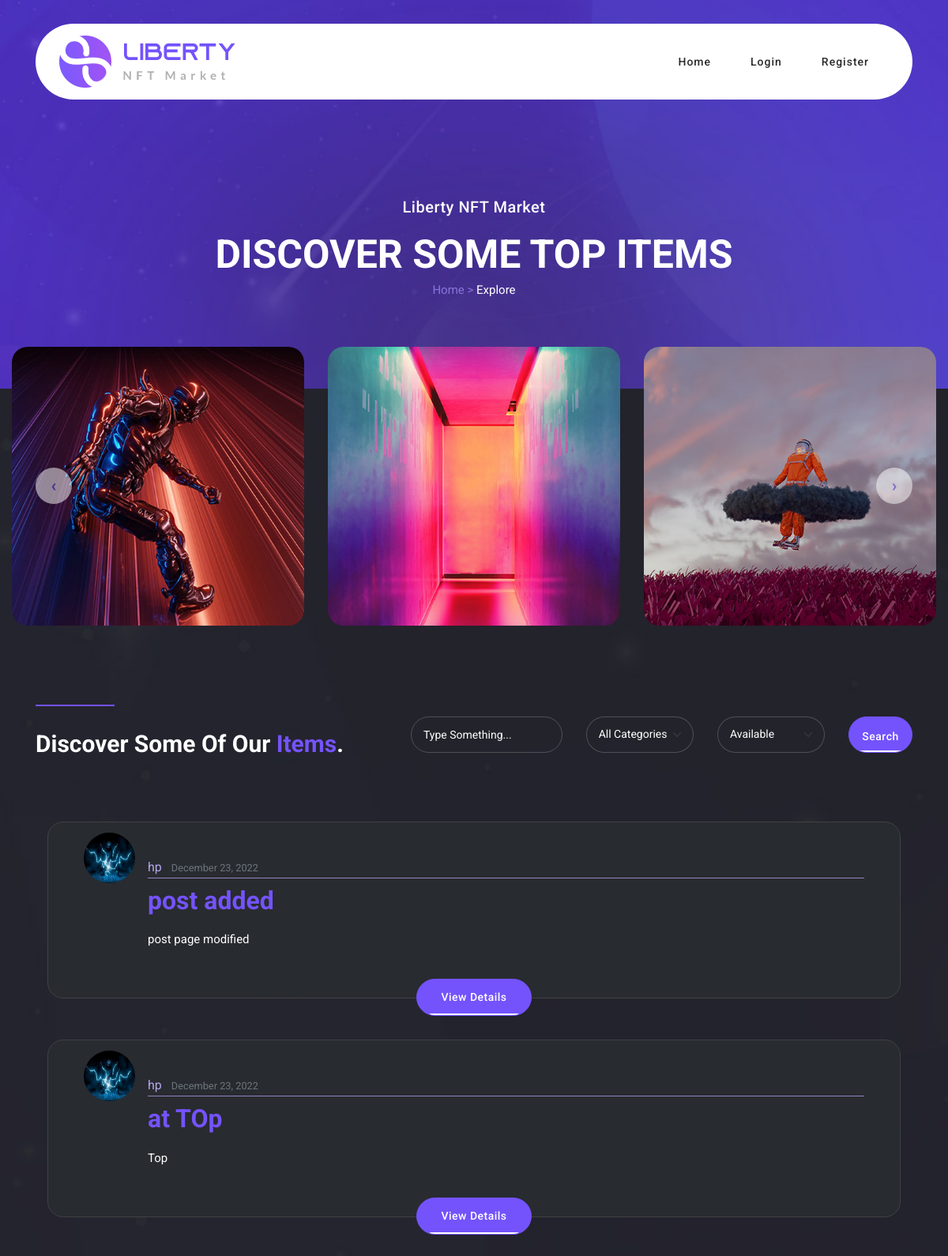
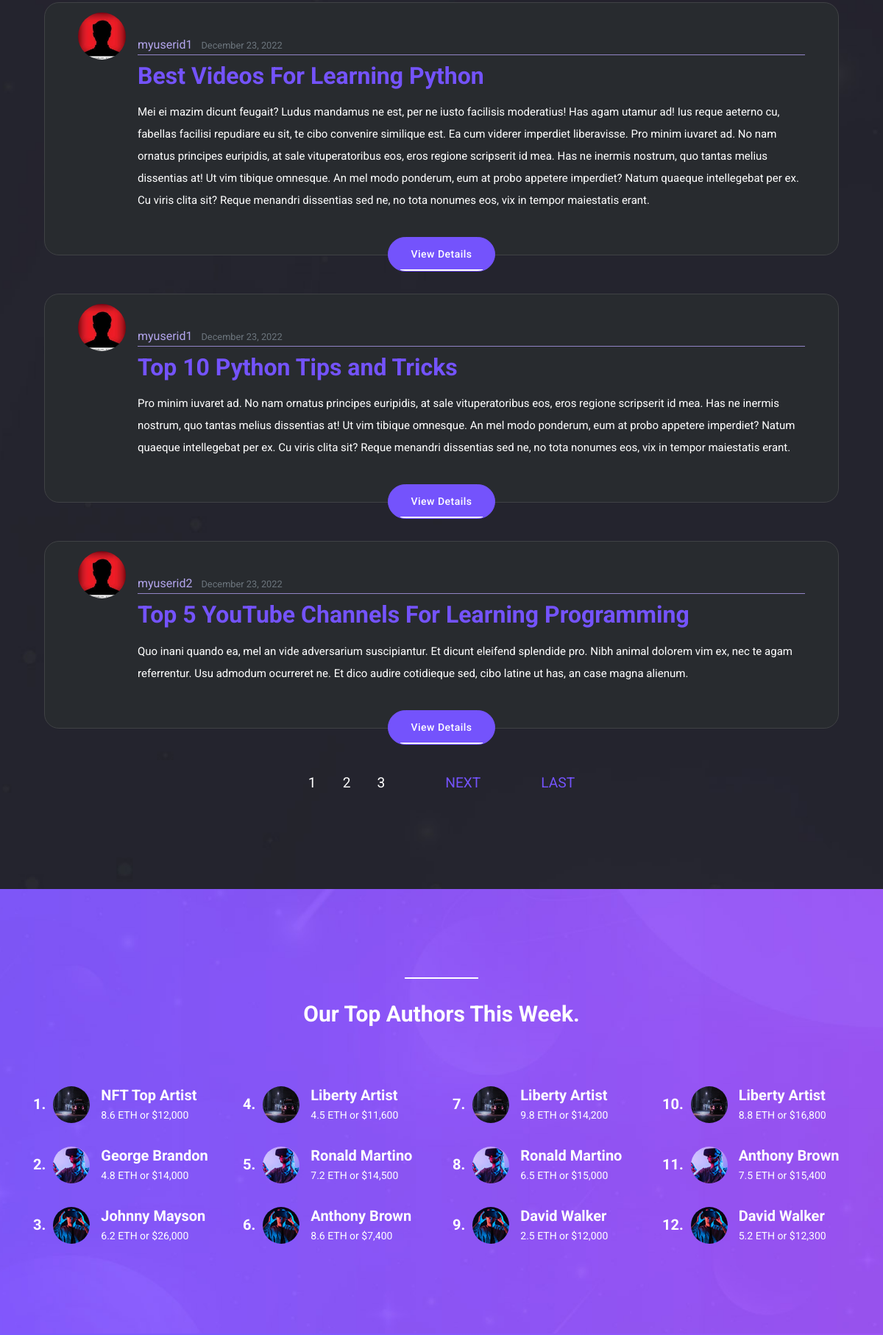
/explore/ (upper part), run on the app's committed database (2 pictures, top to bottom).
### blog/models.py (models this page shows, shortened)
class Post(models.Model):
    title = models.CharField(max_length=100)
    content = models.TextField()
    date_posted = models.DateTimeField(default=timezone.now)
    author = models.ForeignKey(User, on_delete=models.CASCADE)

### users/models.py (models this page shows, shortened)
class Profile(models.Model):
    user = models.OneToOneField(User, on_delete=models.CASCADE)
    image = models.ImageField(default='default.jpg', upload_to='profile_pics')

### blog/views.py (the view)
# urls.py: path('explore/', PostExploreView.as_view(), name='explore'),
class PostExploreView(ListView):
    model = Post
    template_name = 'blog/explore.html'  # <app>/<model>_<viewtype>.html
    context_object_name = 'posts'
    ordering = ['-date_posted']
    paginate_by = 5

### blog/templates/blog/explore.html (shortened to what this page needs)
{% load static %}
<!DOCTYPE html>
<html lang="en">
  <head>
    <link href="{% static 'vendor/bootstrap/css/bootstrap.min.css' %}" rel="stylesheet">
    <link rel="stylesheet" href="https://maxcdn.bootstrapcdn.com/bootstrap/4.0.0/css/bootstrap.min.css">
    <link rel="stylesheet" type="text/css" href="{% static 'assets/css/fontawesome.css' %}">
    <link rel="stylesheet" type="text/css" href="{% static 'assets/css/templatemo-liberty-market.css' %}">
    <link rel="stylesheet" type="text/css" href="{% static 'assets/css/owl.css' %}">
    <link rel="stylesheet" type="text/css" href="{% static 'assets/css/animate.css' %}">
    <link rel="stylesheet" type="text/css" href="{% static 'assets/css/paginator.css' %}">
    <link rel="stylesheet" type="text/css" href="{% static 'assets/css/extras.css' %}">
    <link rel="stylesheet" href="https://unpkg.com/swiper@7/swiper-bundle.min.css">
  </head>
<body>
  <header class="header-area header-sticky">
    <div class="container">
        <div class="row">
            <div class="col-12">
                <nav class="main-nav">
                    <a href="{% url 'blog-home' %}"s class="logo">
                        <img src="{% static 'assets/images/logo.png' %}" alt="">
                    </a>
                    <ul class="nav">
                      <li><a href="{% url 'blog-home' %}">Home</a></li>
                    {% if user.is_authenticated %}
                      <li><a href="{% url 'explore' %}" class="active">Explore</a></li>
                      <li><a href="{% url 'logout' %}">Logout</a></li>
                      <li><a href="{% url 'profile' %}">Profile</a></li>
                      <li><a href="{% url 'post_form' %}">New Post</a></li>
                    {% else %}
                      <li><a href="{% url 'login' %}">Login</a></li>
                      <li><a href="{% url 'register' %}">register</a></li>
                    {% endif %}
                  </ul>
                </nav>
            </div>
        </div>
    </div>
  </header>
  <div class="page-heading">
    <div class="container">
      <div class="row">
        <div class="col-lg-12">
          <h6>Liberty NFT Market</h6>
          <h2>Discover Some Top Items</h2>
          <span>Home > <a href="#">Explore</a></span>
        </div>
      </div>
    </div>
    <div class="featured-explore">
      <div class="container-fluid">
        <div class="row">
          <div class="col-lg-12">
            <div class="owl-features owl-carousel">
              <div class="item">
                <div class="thumb">
                  <img src="{% static 'assets/images/featured-01.jpg' %}" alt="" style="border-radius: 20px;">
                </div>
              </div>
              <div class="item">
                <div class="thumb">
                  <img src="{% static 'assets/images/featured-02.jpg' %}" alt="" style="border-radius: 20px;">
                </div>
              </div>
              <div class="item">
                <div class="thumb">
                  <img src="{% static 'assets/images/featured-03.jpg' %}" alt="" style="border-radius: 20px;">
                </div>
              </div>
            </div>
          </div>
        </div>
      </div>
    </div>
  </div>
  <div class="discover-items">
    <div class="container">
      <div class="row">
        <div class="col-lg-5">
          <div class="section-heading">
            <div class="line-dec"></div>
            <h2>Discover Some Of Our <em>Items</em>.</h2>
          </div>
        </div>
        <div class="col-lg-7">
          <form id="search-form" name="gs" method="submit" role="search" action="#">
            <div class="row">
              <div class="col-lg-4">
                <fieldset>
                    <input type="text" name="keyword" class="searchText" placeholder="Type Something..." autocomplete="on" required>
                </fieldset>
              </div>
              <div class="col-lg-3">
                <fieldset>
                    <select name="Category" class="form-select" aria-label="Default select example" id="chooseCategory" onchange="this.form.click()">
                        <option selected>All Categories</option>
                    </select>
                </fieldset>
              </div>
              <div class="col-lg-3">
                <fieldset>
                    <select name="Price" class="form-select" aria-label="Default select example" id="chooseCategory" onchange="this.form.click()">
                        <option selected>Available</option>
                    </select>
                </fieldset>
              </div>
              <div class="col-lg-2">
                <fieldset>
                    <button class="main-button">Search</button>
                </fieldset>
              </div>
            </div>
          </form>
        </div>
        {% for post in posts %}
        <div class="container">
          <div class="col-lg-12">
            <div class="item">
              <article class="media content-section">
                <img class="rounded-circle article-img" src="{{ post.author.profile.image.url }}">
                <div class="media-body">
                  <div class="article-metadata">
                    <a class="mr-2 article-author" href="{% url 'all_user_posts' post.author.username %}">{{ post.author }}</a>
                    <small class="text-muted">{{ post.date_posted|date:"F d, Y" }}</small>
                  </div>
                    <h2 class="padding"><a class="article-title" href="{% url 'post_detail' post.id %}">{{ post.title }}</a></h2>
                    <p class="article-content">{{ post.content }}</p>
                </div>
              </article>
              <div class="col-lg-12">
                  <div class="main-button">
                    <a href="details.html">View Details</a>
                  </div>
              </div>
            </div>
          </div>
        </div>
      {% endfor %}
      </div>
    </div>
    {% if is_paginated %}
            <div class="d-flex justify-content-sm-center">
              <nav class="pagination-containers center-text">
                <div class="pagination">
              <span class="pagination-inner">
                {% for num in page_obj.paginator.page_range %}
                  {% if page_obj.number == num %}
                    <a class="pagination-active" href="?page={{ num }}">{{ num }}</a>
                  {% elif num > page_obj.number|add:'-3' and num < page_obj.number|add:'3' %}
                    <a class="pagination-active" href="?page={{ num }}">{{ num }}</a>
                  {% endif %}
                {% endfor %}
              </span>
              {% if page_obj.has_next %}
                <a class="pagination-older" href="?page={{ page_obj.next_page_number }}">NEXT</a>
                <a class="pagination-older" href="?page={{ page_obj.paginator.num_pages }}">LAST</a>
              {% endif %}
                </div>
              </nav>
            </div>
          {% endif %}
  </div>
  <div class="top-seller">
    <div class="container">
      <div class="row">
        <div class="col-lg-12">
          <div class="section-heading">
            <div class="line-dec"></div>
            <h2>Our Top Authors This Week.</h2>
          </div>
        </div>
        <div class="col-lg-3 col-sm-6">
          <div class="row">
            <div class="col-lg-12">
              <div class="item">
                <h4>1.</h4>
                <img src="{% static 'assets/images/author.jpg' %}" alt="" style="max-width: 50px; max-height: 50px; border-radius: 50%;">
                <h6>NFT Top Artist<br><a href="#">8.6 ETH or $12,000</a></h6>
              </div>
            </div>
            <div class="col-lg-12">
              <div class="item">
                <h4>2.</h4>
                <img src="{% static 'assets/images/author-02.jpg' %}" alt="" style="max-width: 50px; max-height: 50px; border-radius: 50%;">
                <h6>George Brandon<br><a href="#">4.8 ETH or $14,000</a></h6>
              </div>
            </div>
            <div class="col-lg-12">
              <div class="item">
                <h4>3.</h4>
                <img src="{% static 'assets/images/author-03.jpg' %}" alt="" style="max-width: 50px; max-height: 50px; border-radius: 50%;">
                <h6>Johnny Mayson<br><a href="#">6.2 ETH or $26,000</a></h6>
              </div>
            </div>
          </div>
        </div>
        <div class="col-lg-3 col-sm-6">
          <div class="row">
            <div class="col-lg-12">
              <div class="item">
                <h4>4.</h4>
                <img src="{% static 'assets/images/author.jpg' %}" alt="" style="max-width: 50px; max-height: 50px; border-radius: 50%;">
                <h6>Liberty Artist<br><a href="#">4.5 ETH or $11,600</a></h6>
              </div>
            </div>
            <div class="col-lg-12">
              <div class="item">
                <h4>5.</h4>
                <img src="{% static 'assets/images/author-02.jpg' %}" alt="" style="max-width: 50px; max-height: 50px; border-radius: 50%;">
                <h6>Ronald Martino<br><a href="#">7.2 ETH or $14,500</a></h6>
              </div>
            </div>
            <div class="col-lg-12">
              <div class="item">
                <h4>6.</h4>
                <img src="{% static 'assets/images/author-03.jpg' %}" alt="" style="max-width: 50px; max-height: 50px; border-radius: 50%;">
                <h6>Anthony Brown<br><a href="#">8.6 ETH or $7,400</a></h6>
              </div>
            </div>
          </div>
        </div>
        <div class="col-lg-3 col-sm-6">
          <div class="row">
            <div class="col-lg-12">
              <div class="item">
                <h4>7.</h4>
                <img src="{% static 'assets/images/author.jpg' %}" alt="" style="max-width: 50px; max-height: 50px; border-radius: 50%;">
                <h6>Liberty Artist<br><a href="#">9.8 ETH or $14,200</a></h6>
              </div>
            </div>
            <div class="col-lg-12">
              <div class="item">
                <h4>8.</h4>
                <img src="{% static 'assets/images/author-02.jpg' %}" alt="" style="max-width: 50px; max-height: 50px; border-radius: 50%;">
                <h6>Ronald Martino<br><a href="#">6.5 ETH or $15,000</a></h6>
              </div>
            </div>
            <div class="col-lg-12">
              <div class="item">
                <h4>9.</h4>
                <img src="{% static 'assets/images/author-03.jpg' %}" alt="" style="max-width: 50px; max-height: 50px; border-radius: 50%;">
                <h6>David Walker<br><a href="#">2.5 ETH or $12,000</a></h6>
              </div>
            </div>
          </div>
        </div>
        <div class="col-lg-3 col-sm-6">
          <div class="row">
            <div class="col-lg-12">
              <div class="item">
                <h4>10.</h4>
                <img src="{% static 'assets/images/author.jpg' %}" alt="" style="max-width: 50px; max-height: 50px; border-radius: 50%;">
                <h6>Liberty Artist<br><a href="#">8.8 ETH or $16,800</a></h6>
              </div>
            </div>
            <div class="col-lg-12">
              <div class="item">
                <h4>11.</h4>
                <img src="{% static 'assets/images/author-02.jpg' %}" alt="" style="max-width: 50px; max-height: 50px; border-radius: 50%;">
                <h6>Anthony Brown<br><a href="#">7.5 ETH or $15,400</a></h6>
              </div>
            </div>
            <div class="col-lg-12">
              <div class="item">
                <h4>12.</h4>
                <img src="{% static 'assets/images/author-03.jpg' %}" alt="" style="max-width: 50px; max-height: 50px; border-radius: 50%;">
                <h6>David Walker<br><a href="#">5.2 ETH or $12,300</a></h6>
              </div>
            </div>
          </div>
        </div>
      </div>
    </div>
  </div>
  </body>
</html>

### blog/static/assets/css/paginator.css (style rules this page uses)
body { color: #2c3e50; font-family: 'Roboto', sans-serif; font-weight: 400; }
.pagination { position: relative; }
.pagination a { position: relative; display: inline-block; color: #7453fc; text-decoration: none; font-size: 1.2rem; padding: 8px 16px 10px; }
.pagination a:before { z-index: -1; position: absolute; height: 100%; width: 100%; content: ""; top: 0; left: 0; background-color: #2c3e50; border-radius: 24px; transform: scale(0); transition: all 0.2s; }
.pagination .pagination-active { color: #ffffff; }
.pagination .pagination-active:before { transform: scale(1); }
.pagination-older { margin-left: 50px; }
.center-text { text-align: center; }

### blog/static/assets/css/extras.css (style rules this page uses)
.padding { padding: 5px 0px 15px; }
.article-author { color: #b3a5ed; }
.article-title { color: #7453fc; }
.content-section { padding: 15px; }
.article-img { height: 65px; width: 65px; margin-right: 16px; padding-bottom: 1px; }
.article-metadata { padding-bottom: 1px; margin-bottom: 4px; border-bottom: 1px solid #9284c6; }

### data on the page
Post: author.profile.image (picture), author "hp", date_posted "December 23, 2022", title "post added", content "post page modified"
Post: author.profile.image (picture), author "hp", date_posted "December 23, 2022", title "at TOp", content "Top"
Post: author.profile.image (placeholder picture), author "myuserid1", date_posted "December 23, 2022", title "Best Videos For Learning Python", content "Mei ei mazim dicunt feugait? Ludus mandamus ne est, per ne iusto facilisis moderatius! Has agam utamur ad! Ius reque aeterno cu, fabellas facilisi repudiare eu sit, te cibo convenire similique est. Ea cum viderer imperdiet liberavisse. Pro minim iuvaret ad. No nam ornatus principes euripidis, at sale vituperatoribus eos, eros regione scripserit id mea. Has ne inermis nostrum, quo tantas melius dissentias at! Ut vim tibique omnesque. An mel modo ponderum, eum at probo appetere imperdiet? Natum quaeque intellegebat per ex. Cu viris clita sit? Reque menandri dissentias sed ne, no tota nonumes eos, vix in tempor maiestatis erant."
Post: author.profile.image (placeholder picture), author "myuserid1", date_posted "December 23, 2022", title "Top 10 Python Tips and Tricks", content "Pro minim iuvaret ad. No nam ornatus principes euripidis, at sale vituperatoribus eos, eros regione scripserit id mea. Has ne inermis nostrum, quo tantas melius dissentias at! Ut vim tibique omnesque. An mel modo ponderum, eum at probo appetere imperdiet? Natum quaeque intellegebat per ex. Cu viris clita sit? Reque menandri dissentias sed ne, no tota nonumes eos, vix in tempor maiestatis erant."
Post: author.profile.image (placeholder picture), author "myuserid2", date_posted "December 23, 2022", title "Top 5 YouTube Channels For Learning Programming", content "Quo inani quando ea, mel an vide adversarium suscipiantur. Et dicunt eleifend splendide pro. Nibh animal dolorem vim ex, nec te agam referrentur. Usu admodum ocurreret ne. Et dico audire cotidieque sed, cibo latine ut has, an case magna alienum."

### other printed values
{{ num }} "1"
{{ num }} "2" "3"
